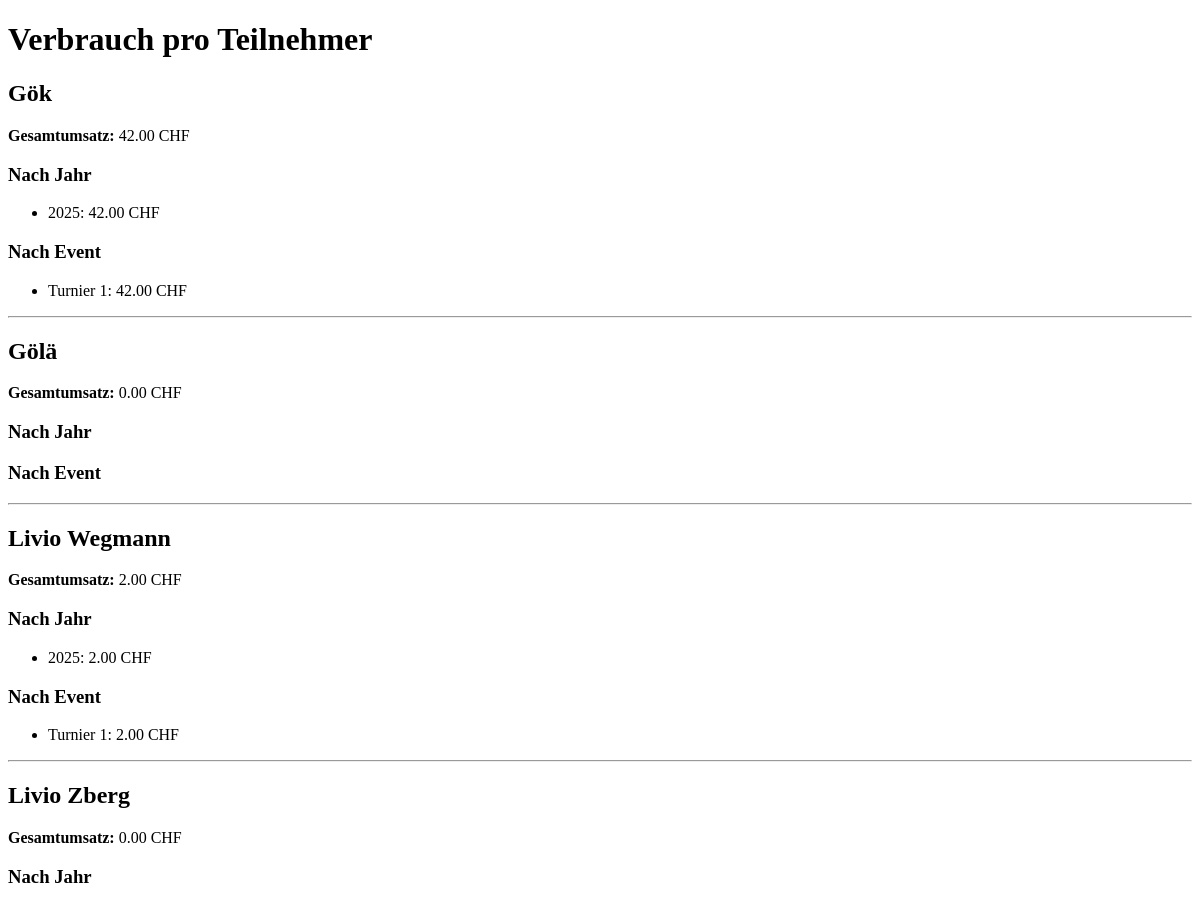
Before: /auswertung/verbrauch_pro_teilnehmer (upper part) with the older database file.
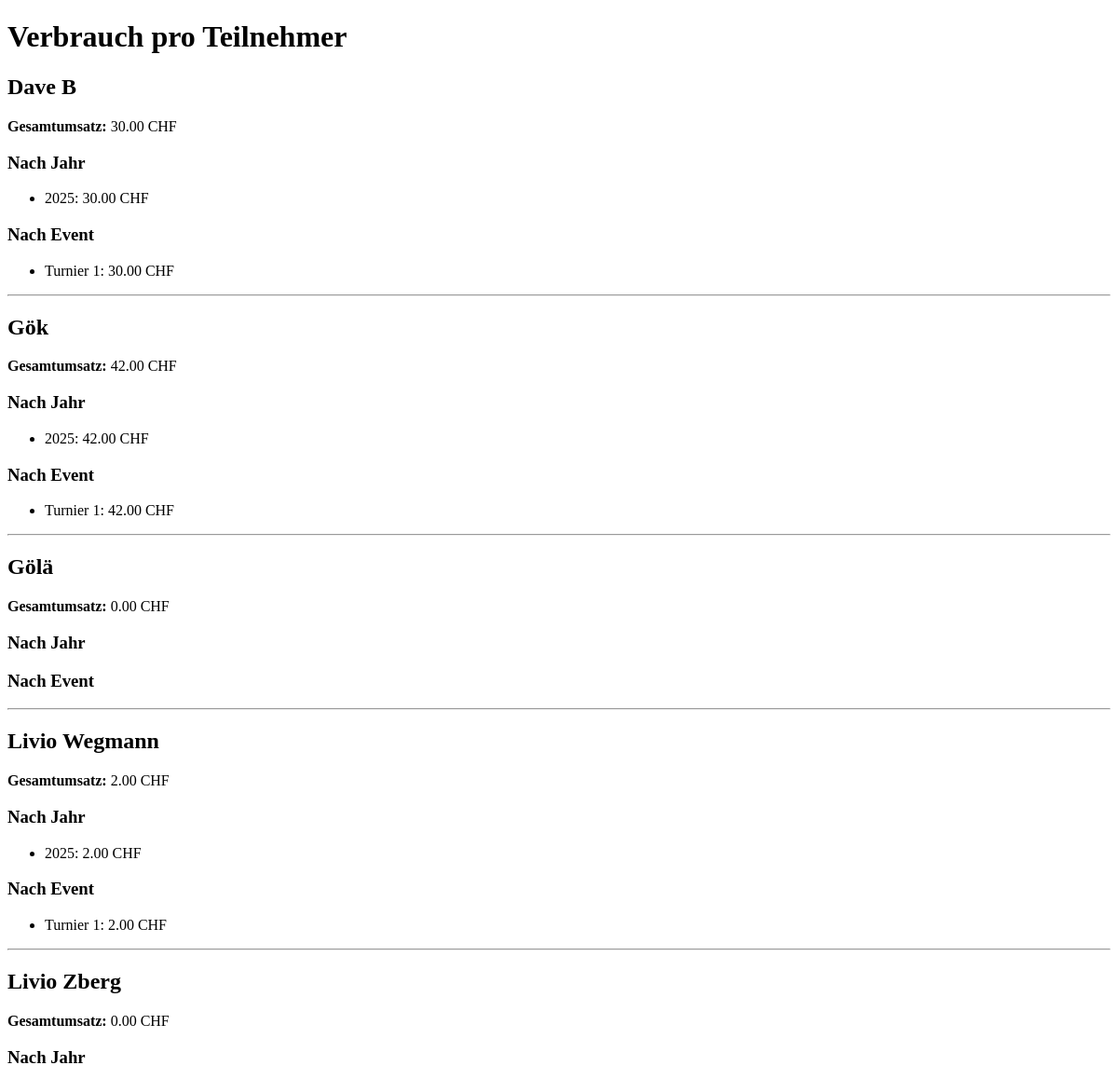
After: the same page with the newer database file.
### app/models.py (models this page shows)
class Teilnehmer(db.Model):
    id = db.Column(db.Integer, primary_key=True)
    name = db.Column(db.String(100), nullable=False)

class Event(db.Model):
    id = db.Column(db.Integer, primary_key=True)
    name = db.Column(db.String(100), nullable=False)
    datum = db.Column(db.Date, nullable=False)

### app/routes.py (the view)
@app.route("/auswertung/verbrauch_pro_teilnehmer")
def verbrauch_pro_teilnehmer():
    teilnehmer_liste = Teilnehmer.query.order_by(Teilnehmer.name).all()
    daten = []
    for t in teilnehmer_liste:
        gesamt = (
            db.session.query(func.sum(Getraenk.preis))
            .join(Verkauf, Verkauf.getraenk_id == Getraenk.id)
            .join(TeilnehmerEvent, Verkauf.teilnehmer_event_id == TeilnehmerEvent.id)
            .filter(TeilnehmerEvent.teilnehmer_id == t.id)
            .scalar() or 0.0
        )
        jahre = (
            db.session.query(func.strftime('%Y', Verkauf.zeitpunkt), func.sum(Getraenk.preis))
            .join(Getraenk, Verkauf.getraenk_id == Getraenk.id)
            .join(TeilnehmerEvent, Verkauf.teilnehmer_event_id == TeilnehmerEvent.id)
            .filter(TeilnehmerEvent.teilnehmer_id == t.id)
            .group_by(func.strftime('%Y', Verkauf.zeitpunkt))
            .order_by(func.strftime('%Y', Verkauf.zeitpunkt))
            .all()
        )
        events = (
            db.session.query(Event.name, func.sum(Getraenk.preis))
            .join(TeilnehmerEvent, TeilnehmerEvent.event_id == Event.id)
            .join(Verkauf, Verkauf.teilnehmer_event_id == TeilnehmerEvent.id)
            .join(Getraenk, Verkauf.getraenk_id == Getraenk.id)
            .filter(TeilnehmerEvent.teilnehmer_id == t.id)
            .group_by(Event.name)
            .order_by(Event.datum)
            .all()
        )
        daten.append({
            "teilnehmer": t.name,
            "gesamt": gesamt,
            "jahre": jahre,
            "events": events
        })
    return render_template("verbrauch_teilnehmer.html", daten=daten)

### app/templates/verbrauch_teilnehmer.html (shortened to what this page needs)
<!DOCTYPE html>
<html lang="de">
<head>
</head>
<body>
    <h1>Verbrauch pro Teilnehmer</h1>
    {% for eintrag in daten %}
        <h2>{{ eintrag.teilnehmer }}</h2>
        <p><strong>Gesamtumsatz:</strong> {{ "%.2f"|format(eintrag.gesamt) }} CHF</p>
        <h3>Nach Jahr</h3>
        <ul>
            {% for jahr, betrag in eintrag.jahre %}
                <li>{{ jahr }}: {{ "%.2f"|format(betrag) }} CHF</li>
            {% endfor %}
        </ul>
        <h3>Nach Event</h3>
        <ul>
            {% for eventname, betrag in eintrag.events %}
                <li>{{ eventname }}: {{ "%.2f"|format(betrag) }} CHF</li>
            {% endfor %}
        </ul>
        <hr>
    {% endfor %}
</body>
</html>

Changed rows visible on the page:
added Teilnehmer: teilnehmer "Dave B", gesamt "30.00", jahre "2025", betrag "30.00", Event (name "Turnier 1", betrag "30.00")
